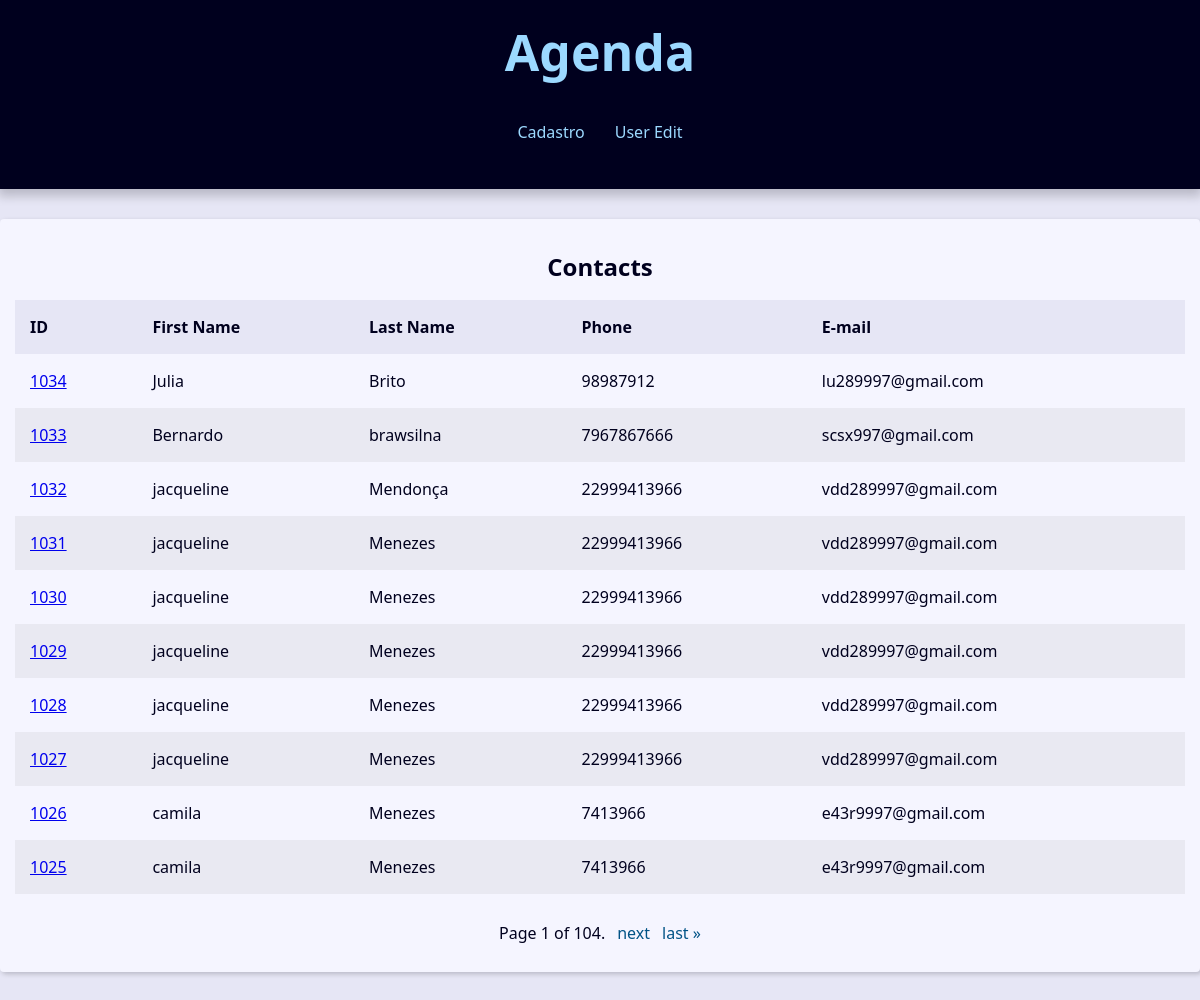
The app's page /, older data.
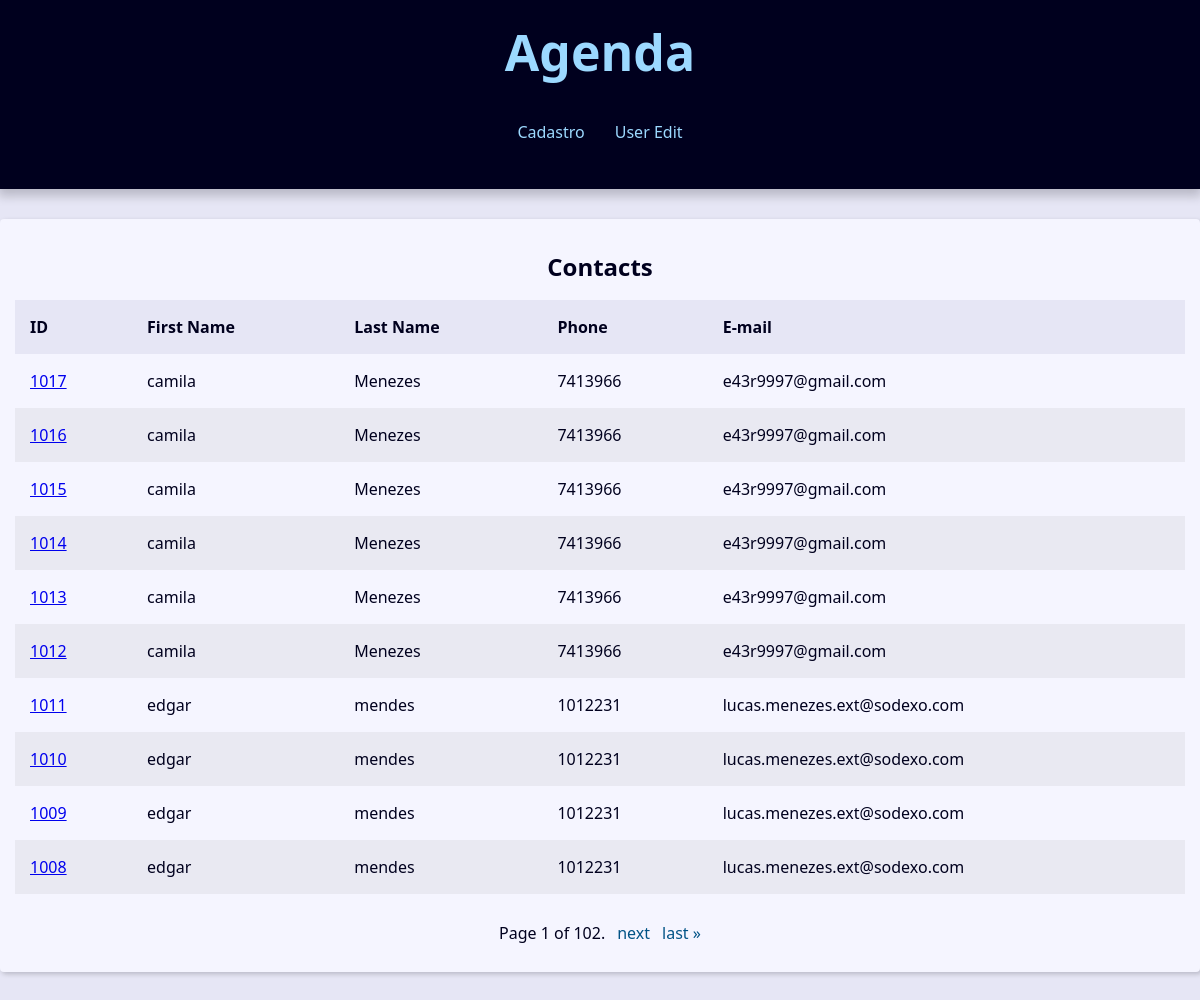
The same page, newer data.
### contact/models.py (models this page shows, shortened)
class Contact(models.Model):
    first_name = models.CharField(max_length=50)
    last_name = models.CharField(max_length=50, blank=True)
    phone = models.CharField(max_length=50)
    email = models.EmailField(max_length=254, blank=True)
    created_date = models.DateTimeField(default=timezone.now)
    description = models.TextField(blank=True)
    show = models.BooleanField(default=True)
    picture = models.ImageField(blank=True, upload_to='pictures/%Y/%M/%D/')
    category = models.ForeignKey(Category, on_delete=models.SET_NULL, null=True, blank=True)
    owner = models.ForeignKey(User, on_delete=models.SET_NULL, null=True, blank=True)

### contact/views/contact_views.py (the view)
# urls.py: path('', views.index, name='index'),
def index(request):
    contacts = Contact.objects\
        .filter(show=True)\
        .order_by('-id')
    paginator = Paginator(contacts, 10)
    page_number = request.GET.get("page")
    page_obj = paginator.get_page(page_number)
    context={
        'page_obj': page_obj,
        'contacts': contacts,
    }
    return render(
        request,
        'contact/index.html',
        context
    )

### contact/templates/contact/index.html
{% extends 'global/base.html' %}
{% block content%}
{% if page_obj %}
    <div class='responsive-table'>
        <table class='contacts-table'>
            <caption class='table-caption'>
                Contacts
            </caption>
            <thead>
                <tr class='table-row table-row-header'>
                    <th class='table-header'>ID</th>
                    <th class='table-header'>First Name</th>
                    <th class='table-header'>Last Name</th>
                    <th class='table-header'>Phone</th>
                    <th class='table-header'>E-mail</th>
            </thead>
            <tbody>
                {% for contact in page_obj %}
                    <tr class='table-row'>
                        <td class='table-cel'>
                            <a class='table=link'
                               href="{% url "contact:contact" contact.id %}">
                                {{contact.id}}
                            </a>
                        </td>
                        <td class='table-cel'>
                            {{contact.first_name}}
                        </td>
                        <td class='table-cel'>
                            {{contact.last_name}}
                        </td>
                        <td class='table-cel'>
                            {{contact.phone}}
                        </td>
                        <td class='table-cel'>
                            {{contact.email}}
                        </td>
                {% endfor %}
            </tbody>
        </table>
    </div>
    {% else %}
    <div class="single-contact">
      <h1 class="single-contact-name">
        Nenhum contato encontrado.
      </h1>
    </div>
  {% endif %}
{% endblock content%}

Row changes from the older to the newer data that the page shows:
removed Contact: id "1034", first_name "Julia", last_name "Brito", phone "98987912", email "lu289997@gmail.com"
removed Contact: id "1033", first_name "Bernardo", last_name "brawsilna", phone "7967867666", email "scsx997@gmail.com"
removed Contact: id "1032", first_name "jacqueline", last_name "Mendonça", phone "22999413966", email "vdd289997@gmail.com"
removed Contact: id "1031", first_name "jacqueline", last_name "Menezes", phone "22999413966", email "vdd289997@gmail.com"
removed Contact: id "1030", first_name "jacqueline", last_name "Menezes", phone "22999413966", email "vdd289997@gmail.com"
removed Contact: id "1029", first_name "jacqueline", last_name "Menezes", phone "22999413966", email "vdd289997@gmail.com"
removed Contact: id "1028", first_name "jacqueline", last_name "Menezes", phone "22999413966", email "vdd289997@gmail.com"
removed Contact: id "1027", first_name "jacqueline", last_name "Menezes", phone "22999413966", email "vdd289997@gmail.com"
removed Contact: id "1026", first_name "camila", last_name "Menezes", phone "7413966", email "e43r9997@gmail.com"
removed Contact: id "1025", first_name "camila", last_name "Menezes", phone "7413966", email "e43r9997@gmail.com"
now on this page (row edited): Contact: id "1017", first_name "camila", last_name "Menezes", phone "7413966", email "e43r9997@gmail.com"
now on this page (row unchanged): Contact: id "1016", first_name "camila", last_name "Menezes", phone "7413966", email "e43r9997@gmail.com"
now on this page (row edited): Contact: id "1015", first_name "camila", last_name "Menezes", phone "7413966", email "e43r9997@gmail.com"
now on this page (row unchanged): Contact: id "1014", first_name "camila", last_name "Menezes", phone "7413966", email "e43r9997@gmail.com"
now on this page (row unchanged): Contact: id "1013", first_name "camila", last_name "Menezes", phone "7413966", email "e43r9997@gmail.com"
now on this page (row unchanged): Contact: id "1012", first_name "camila", last_name "Menezes", phone "7413966", email "e43r9997@gmail.com"
now on this page (row unchanged): Contact: id "1011", first_name "edgar", last_name "mendes", phone "1012231", email "lucas.menezes.ext@sodexo.com"
now on this page (row unchanged): Contact: id "1010", first_name "edgar", last_name "mendes", phone "1012231", email "lucas.menezes.ext@sodexo.com"
now on this page (row unchanged): Contact: id "1009", first_name "edgar", last_name "mendes", phone "1012231", email "lucas.menezes.ext@sodexo.com"
now on this page (row unchanged): Contact: id "1008", first_name "edgar", last_name "mendes", phone "1012231", email "lucas.menezes.ext@sodexo.com"
Text that changed along with them:
{{ page_obj.paginator.num_pages }}: "104" → "102"
